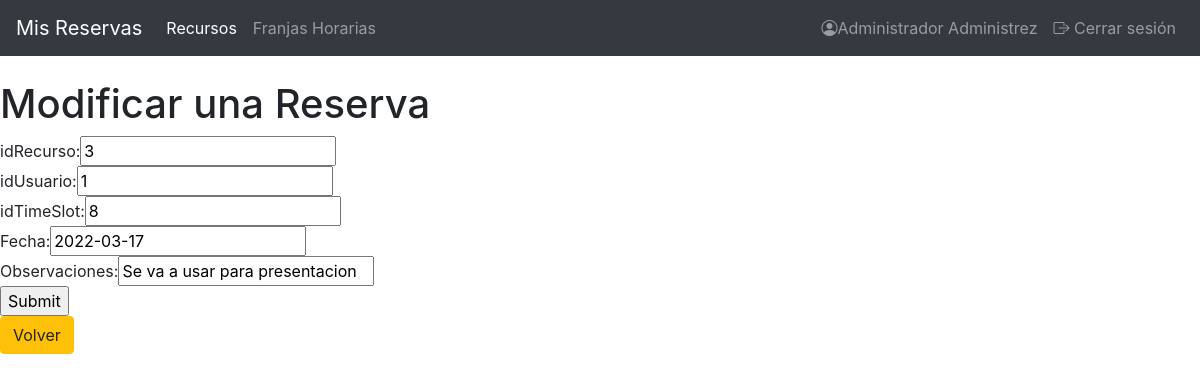
The app's page /index.php?controller=ReservationController&action=formularioModificar&id=44 (signed in) with its own data.
### tables this page shows
CREATE TABLE IF NOT EXISTS `reservations` (
  `id` int(11) NOT NULL AUTO_INCREMENT,
  `idResource` int(11) NOT NULL,
  `idUser` int(11) NOT NULL,
  `idTimeSlot` int(11) NOT NULL,
  `date` date NOT NULL,
  `remarks` varchar(500) NOT NULL,
  PRIMARY KEY (`id`),
  KEY `idResource` (`idResource`),
  KEY `idUser` (`idUser`),
  KEY `idTimeSlot` (`idTimeSlot`)
);

### view.php (called while the page is built)
<?php
class View
{
	public function show($viewName, $data = null)
	{
		include("views/header.php");
		include("views/$viewName.php");
		include("views/footer.php");
	}
}

### index.php (called while the page is built, shortened)
<?php
if (!isset($_REQUEST['action'])) {
        $action = "showLoginForm";
    } else {
        $action = $_REQUEST['action'];
    }
$controller = new $controller();
$controller->$action();

### models/DB.php (called while the page is built, shortened)
<?php
class DB {
    private $db;
    public function __construct() {
        $this->db = new mysqli(DB_HOST, DB_USER, DB_PASSWORD, DB_NAME);
    }
    public function consulta($sql) {
        $arrayResult = array();
        if ($result = $this->db->query($sql)) {
            while($fila = $result->fetch_object()) {
                $arrayResult[] = $fila;
            }
        } else {
            $arrayResult = null;
        }
        return $arrayResult;
    }
}

### models/reservation.php (called while the page is built, shortened)
<?php
     include_once("DB.php");
    class Reservation {
        private $db;
        public function __construct() {
            $this->db = new DB;
        }
        public function getModify($id) {
            $result = $this->db->consulta("SELECT * FROM reservations WHERE reservations.id = '$id'");
            return $result;
        }
    }

### views/reservation/formularioModificar.php (the view)
<?php
$reservation = $data['reservation'][0];
echo "<h1>Modificar una Reserva</h1>";
echo "<form action = 'index.php' method = 'POST' enctype='multipart/form-data'>
        <input type='hidden' name='id' value='$reservation->id'>
        idRecurso:<input type='text' name='idResource' value='$reservation->idResource'><br>
        idUsuario:<input type='text' name='idUser' value='$reservation->idUser'><br>
        idTimeSlot:<input type='text' name='idTimeSlot' value='$reservation->idTimeSlot'><br>
        Fecha:<input type='calendar' name='date' value='$reservation->date'><br>
        Observaciones:<input type='text' name='remarks' value='$reservation->remarks'><br>";
    echo "<input type='hidden' name='action' value='modificar'>
            <input type='hidden' name='controller' value='ReservationController'>
            <input type='submit'>
            </br>
            <p><a href='index.php?controller=ReservationController&action=mostrar'class='btn btn-warning'>Volver</a></p>
    </form>";
?>

### records on screen
reservations: idResource "3", idUser "1", idTimeSlot "8", date "2022-03-17", remarks "Se va a usar para presentacion"

### other values on screen
$_SESSION['realname'] "Administrador Administrez"
